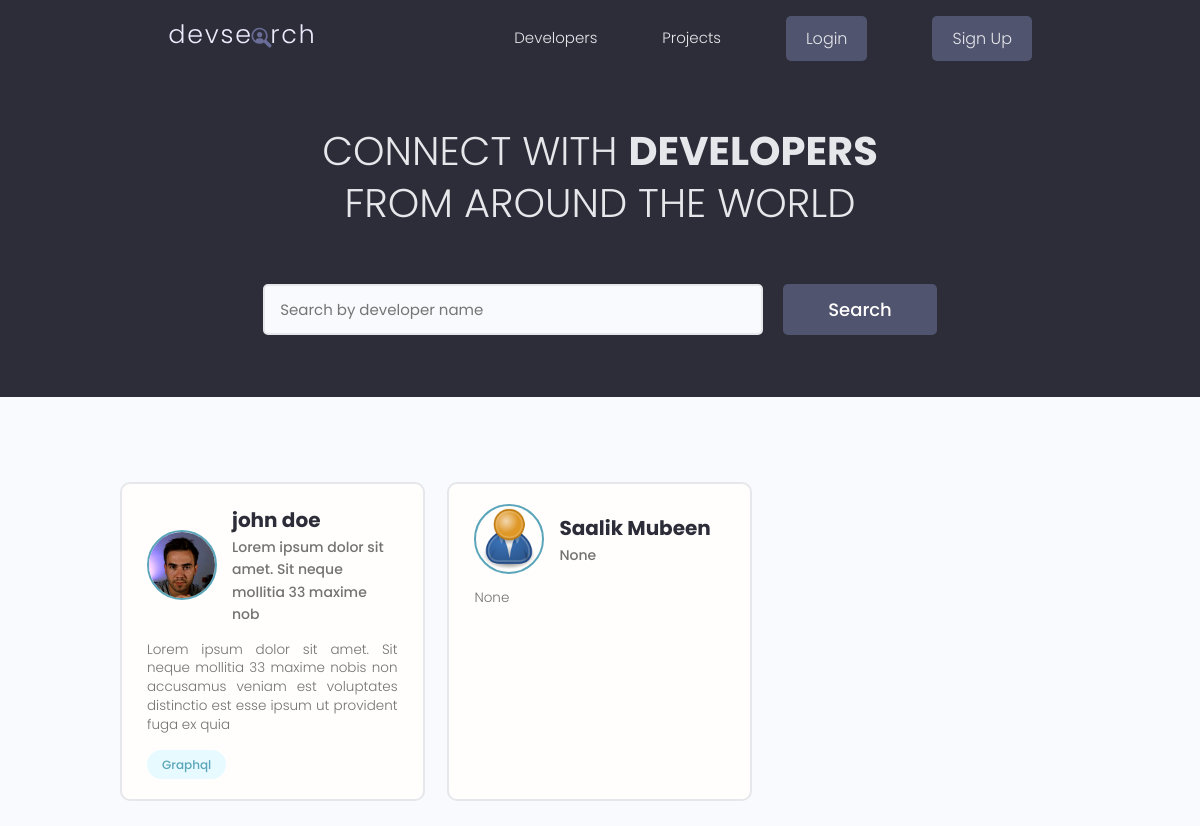
The app's page /, older data.
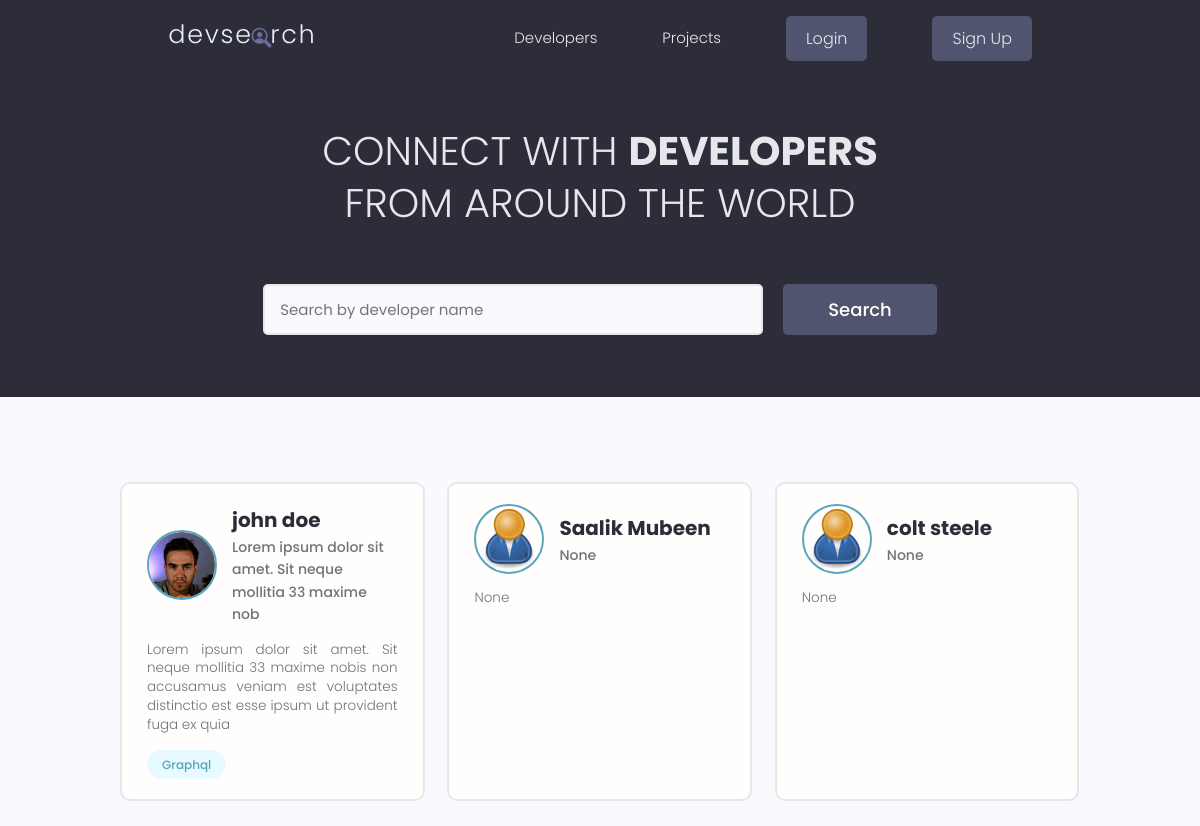
The same page, newer data.
### users/models.py (models this page shows, shortened)
class Profile(models.Model):
    id = models.UUIDField(default=uuid.uuid4, unique=True, primary_key=True, editable=False)
    user = models.OneToOneField(User, on_delete=models.CASCADE)
    name = models.CharField(max_length=200)
    email = models.EmailField(max_length=500)
    username = models.CharField(max_length=200)
    location = models.CharField(max_length=200, blank=True, null=True)
    short_intro = models.CharField(max_length=200, blank=True, null=True)
    bio = models.TextField(blank=True, null=True)
    profile_image = models.ImageField(null=True, blank=True, upload_to='profiles/', default="profiles/user-default.png")
    social_github = models.CharField(max_length=200, blank=True, null=True)
    social_twitter = models.CharField(max_length=200, blank=True, null=True)
    social_linkedin = models.CharField(max_length=200, blank=True, null=True)
    social_youtube = models.CharField(max_length=200, blank=True, null=True)
    social_website = models.CharField(max_length=200, blank=True, null=True)
    created = models.DateTimeField(auto_now_add=True)

class Skill(models.Model):
    id = models.UUIDField(default=uuid.uuid4, unique=True, primary_key=True, editable=False)
    owner = models.ForeignKey(Profile, on_delete=models.CASCADE, null=True)
    name = models.CharField(max_length=200, blank=True, null=True)
    description = models.TextField(null=True, blank=True)
    created = models.DateTimeField(auto_now_add=True)
    def __str__(self):
        return self.name

### users/views.py (the view)
# urls.py: path("", views.index, name="home"),
def index(request):
    profiles = Profile.objects.all()
    return render(request, 'users/index.html', {"profiles": profiles})

### users/templates/users/index.html (shortened to what this page needs)
{% extends 'base.html' %}
{% block content %}
<main class="home">
    <section class="hero-section text-center">
        <div class="container container--narrow">
            <div class="hero-section__box">
                <h2>CONNECT WITH <span>DEVELOPERS</span></h2>
                <h2>FROM AROUND THE WORLD</h2>
            </div>
            <div class="hero-section__search">
                <form id="searchForm" class="form" action="" method="get">
                    <div class="form__field">
                        <input class="input input--text" id="formInput#search" type="text" name="search_query"
                            value="{{search_query}}" placeholder="Search by developer name" />
                    </div>
                    <input class="btn btn--sub btn--lg" type="submit" value="Search" />
                </form>
            </div>
        </div>
    </section>
    <section class="devlist">
        <div class="container">
            <div class="grid grid--three">
                {% for profile in profiles %}
                <div class="column card">
                    <div class="dev">
                        <a href="{% url 'user-profile' profile.id %}" class="card__body">
                            <div class="dev__profile">
                                <img class="avatar avatar--md" src="{{ profile.profile_image.url }}" alt="image" />
                                <div class="dev__meta">
                                    <h3>{{profile.name}}</h3>
                                    <h5>{{profile.short_intro|slice:"60"}}</h5>
                                </div>
                            </div>
                            <p class="dev__info">{{profile.bio|slice:"150"}}</p>
                            <div class="dev__skills">
                                {% for skill in profile.skill_set.all|slice:"5" %}
                                <span class="tag tag--pill tag--main">
                                    <small>{{skill}}</small>
                                </span>
                                {% endfor %}
                            </div>
                        </a>
                    </div>
                </div>
                {% endfor %}
            </div>
        </div>
    </section>
</main>
{% endblock content %}

Row changes from the older to the newer data that the page shows:
added Profile: profile_image (placeholder picture), name "colt steele", short_intro "None", bio "None"
